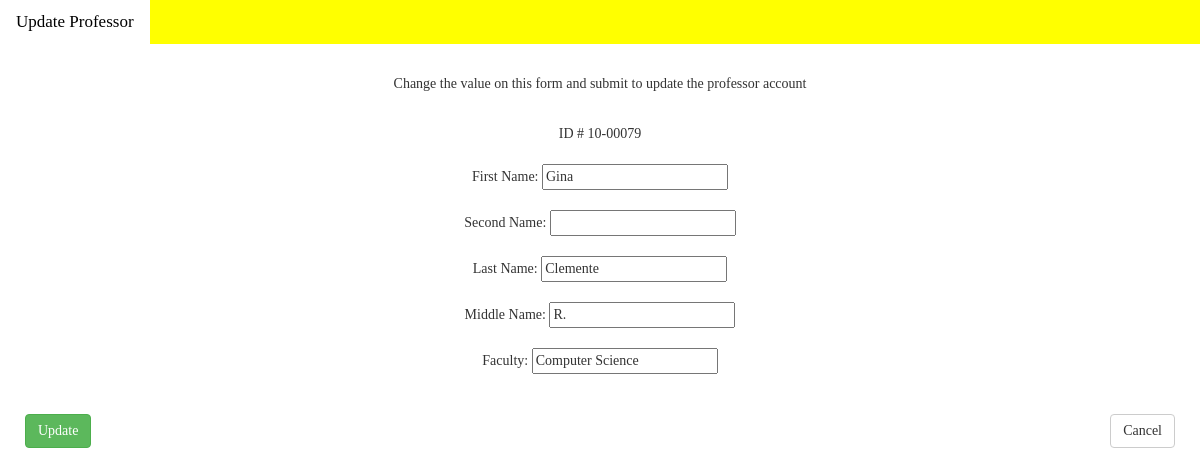
Screenshot of /GradeViewerDatabase/update-prof.php?ID_number=10-00079 (signed in) with the database file from the repository.
### tables this page shows
CREATE TABLE `tblprofessors` (
  `ID_number` varchar(20) NOT NULL,
  `Pfirstname` varchar(50) NOT NULL,
  `Psecondname` varchar(50) NOT NULL,
  `Pmiddlename` varchar(50) NOT NULL,
  `Plastname` varchar(50) NOT NULL,
  `faculty` varchar(150) NOT NULL,
  `subject_1` varchar(50) DEFAULT NULL,
  `subject_2` varchar(50) DEFAULT NULL,
  `subject_3` varchar(50) DEFAULT NULL,
  `subject_4` varchar(50) DEFAULT NULL,
  `subject_5` varchar(50) DEFAULT NULL,
  `subject_6` varchar(50) DEFAULT NULL,
  `subject_7` varchar(50) DEFAULT NULL,
  `subject_8` varchar(50) DEFAULT NULL,
  `createdby` varchar(50) NOT NULL,
  `datecreated` varchar(20) NOT NULL
);

### GradeViewerDatabase/update-prof.php (the view, shortened to what this page needs)
<?php
require_once "config.php";
if (isset($_POST['btnsubmit'])) {
	$sql = "UPDATE tblprofessors SET Plastname = ?, Pfirstname = ?, Psecondname = ?,  Pmiddlename = ?, faculty = ? WHERE ID_number = ?";
	if ($stmt = mysqli_prepare($link, $sql)) {
		mysqli_stmt_bind_param($stmt, "ssssss", $_POST['txtlastname'], $_POST['txtfirstname'],  $_POST['txtsecondname'], $_POST['txtmiddlename'], $_POST['txtfaculty'], $_GET['ID_number']);
		if (mysqli_stmt_execute($stmt)) {
            $sql = "INSERT INTO tbllogs (datelog, timelog, module, ID, action, performedby) VALUES (?, ?, ?, ?, ?, ?)";
            if ($stmt = mysqli_prepare($link, $sql)) {
	            $date = date("m/d/Y");
	            $time = date("h:i:sa");
	            $module = "Professors";
	            $action = "Update";
	            mysqli_stmt_bind_param($stmt, "ssssss", $date, $time, $module, $_GET['ID_number'], $action, $_SESSION['username']);
	            if (mysqli_stmt_execute($stmt)) {
	    	        $_SESSION['updated'] = "Professor account UPDATED!";
		            header("location: professors-management.php");
		            exit();
	            }
	            else{
	            $_SESSION['error'] = "<font color = 'red'>Error on insert log. </font>";
	            header("location: professors-management.php");
		    exit();
	            }
			}
        }
        else{
        	$_SESSION['error'] = "<font color = 'red'>Error on updating Professor. </font>";
        	header("location: professors-management.php");
		exit();
        }
	}
}
else{
	if (isset($_GET['ID_number']) && !empty(trim($_GET['ID_number']))) {
		$sql = "SELECT * FROM tblprofessors WHERE ID_number = ?";
		if ($stmt = mysqli_prepare($link, $sql)) {
			mysqli_stmt_bind_param($stmt, "s", $_GET['ID_number']);
			if (mysqli_stmt_execute($stmt)) {
				$result = mysqli_stmt_get_result($stmt);
				$account = mysqli_fetch_array($result, MYSQLI_ASSOC);
			}
			else{
				echo "<font color = 'red'> Error on loading th current account values</font>";
			}
		}
	}
}
?>
<!DOCTYPE html>
<html>
  <link rel="stylesheet" href="https://maxcdn.bootstrapcdn.com/bootstrap/3.4.1/css/bootstrap.min.css">
  <link rel="stylesheet" href="design.css">
<body>
    <div class="topnav" id="myTopnav">
    <?php if ($_SESSION['usertype'] == "ADMINISTRATOR" || $_SESSION['usertype'] == "DEAN") : ?>
       <a href="update-prof.php"  style = "background-color: white; color: black;">Update Professor</a>
    <?php endif; ?>
</div>
	<form action="<?php echo htmlspecialchars(basename($_SERVER['REQUEST_URI'])); ?>" method = "POST">
	<center>
	    <p>Change the value on this form and submit to update the professor account</p> <br>
	    ID # <?php echo $account['ID_number'];  ?> <br> <br>
		First Name: <input type="text" id="firstname" name="txtfirstname" value="<?php echo $account['Pfirstname'];  ?>" required>  <br> <br>
		Second Name: <input type="text" id="secondname" name="txtsecondname" value="<?php echo $account['Psecondname'];  ?>">  <br> <br>
		Last Name: <input type="text" id="lastname" name="txtlastname" value="<?php echo $account['Plastname'];  ?>" required>  <br> <br>
		Middle Name: <input type="text" id="middlename" name="txtmiddlename" value="<?php echo $account['Pmiddlename'];  ?>">  <br> <br>
		Faculty: <input type="text" id="faculty" name="txtfaculty" value="<?php echo $account['faculty'];?>"><br><br>
</center>
        <br>
        <input type="submit" name="btnsubmit" class = 'btn btn-success' value="Update">
        <a href="professors-management.php" class = 'btn btn-default' style="float: right;">Cancel</a>
	</form>
</body>
</html>

### GradeViewerDatabase/design.css (style rules this page uses)
html { height: 100%; width: 100%; background-color: white; }
body { padding: 0; margin: 0; font-family: times-new-roman; }
form { padding-left: 25px; padding-top: 30px; padding-right: 25px; }
.topnav { overflow: hidden; background-color: yellow; }
.topnav a { float: left; display: block; color: black; text-align: center; padding: 10px 16px; text-decoration: none; font-size: 17px; }

### GradeViewerDatabase/update-prof.php (style rules this page uses)
form { font-family: times-new-roman; }

### rows the page displays
tblprofessors: ID_number "10-00079", txtfirstname "Gina", txtlastname "Clemente", txtmiddlename "R.", txtfaculty "Computer Science"
